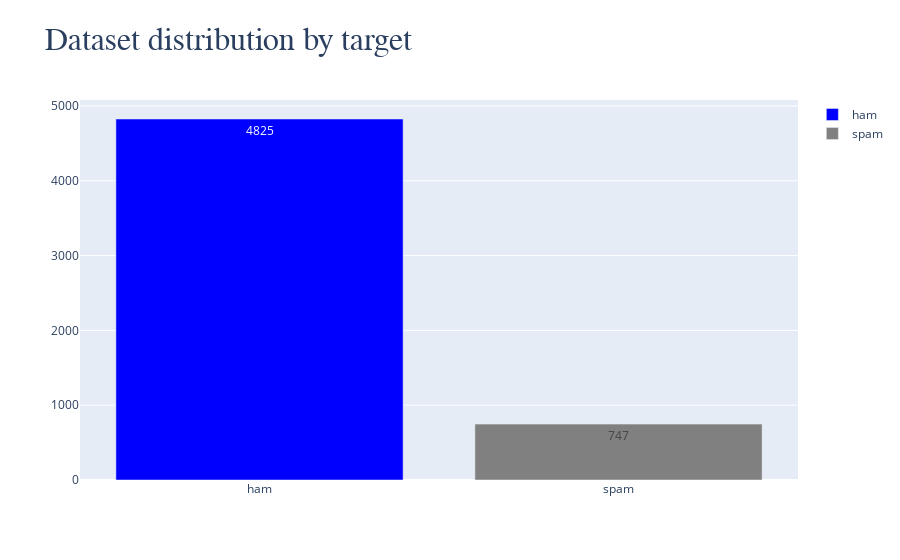

Notebook code for this chart:
### Code cell
fig = go.Figure()
fig.add_trace(go.Bar(
    x=['ham'],
    y=[balance_counts[0]],
    name='ham',
    text=[balance_counts[0]],
    textposition='auto',
    marker_color="blue"
))
fig.add_trace(go.Bar(
    x=['spam'],
    y=[balance_counts[1]],
    name='spam',
    text=[balance_counts[1]],
    textposition='auto',
    marker_color="grey"
))
fig.update_layout(
    title='<span style="font-size:32px; font-family:Times New Roman">Dataset distribution by target</span>'
)
fig.show()

### Figure 1 — Plotly figure (JSON) as saved in the notebook; plotly's stock layout.template omitted (floating-point values rounded to 4 significant figures)
{"data": [{"marker": {"color": "blue"}, "name": "ham", "text": ["4825"], "textposition": "auto", "type": "bar", "x": ["ham"], "y": [4825]}, {"marker": {"color": "grey"}, "name": "spam", "text": ["747"], "textposition": "auto", "type": "bar", "x": ["spam"], "y": [747]}], "layout": {"title": {"text": "<span style=\"font-size:32px; font-family:Times New Roman\">Dataset distribution by target</span>"}}}
